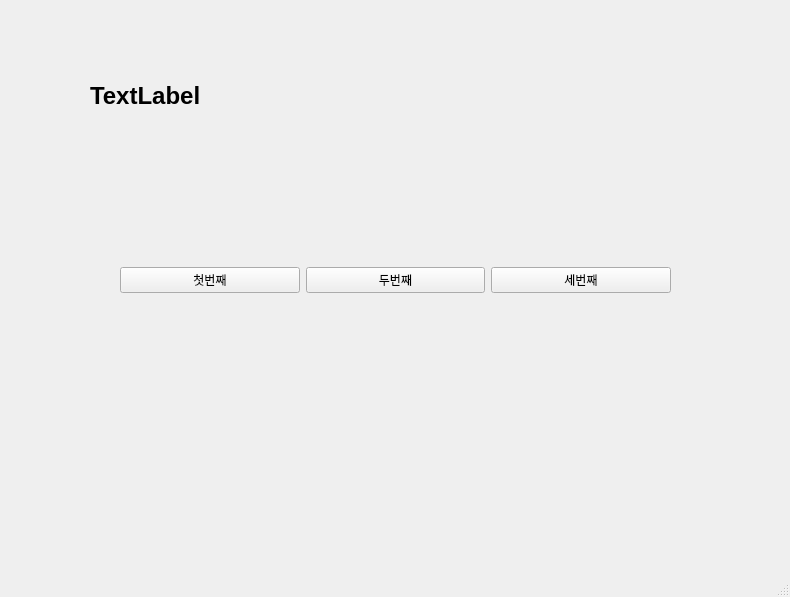
<?xml version="1.0" encoding="UTF-8"?>
<ui version="4.0">
 <class>MainWindow</class>
 <widget class="QMainWindow" name="MainWindow">
  <property name="geometry">
   <rect>
    <x>0</x>
    <y>0</y>
    <width>790</width>
    <height>597</height>
   </rect>
  </property>
  <property name="windowTitle">
   <string>MainWindow</string>
  </property>
  <widget class="QWidget" name="centralwidget">
   <widget class="QWidget" name="horizontalLayoutWidget">
    <property name="geometry">
     <rect>
      <x>120</x>
      <y>240</y>
      <width>551</width>
      <height>80</height>
     </rect>
    </property>
    <layout class="QHBoxLayout" name="horizontalLayout">
     <item>
      <widget class="QPushButton" name="pushButton_2">
       <property name="text">
        <string>첫번째</string>
       </property>
      </widget>
     </item>
     <item>
      <widget class="QPushButton" name="pushButton_3">
       <property name="text">
        <string>두번째</string>
       </property>
      </widget>
     </item>
     <item>
      <widget class="QPushButton" name="pushButton">
       <property name="text">
        <string>세번째</string>
       </property>
      </widget>
     </item>
    </layout>
   </widget>
   <widget class="QLabel" name="label">
    <property name="geometry">
     <rect>
      <x>90</x>
      <y>70</y>
      <width>621</width>
      <height>51</height>
     </rect>
    </property>
    <property name="font">
     <font>
      <pointsize>18</pointsize>
      <bold>true</bold>
     </font>
    </property>
    <property name="text">
     <string>TextLabel</string>
    </property>
   </widget>
  </widget>
  <widget class="QMenuBar" name="menubar">
   <property name="geometry">
    <rect>
     <x>0</x>
     <y>0</y>
     <width>790</width>
     <height>33</height>
    </rect>
   </property>
  </widget>
  <widget class="QStatusBar" name="statusbar"/>
 </widget>
 <resources/>
 <connections>
  <connection>
   <sender>pushButton_2</sender>
   <signal>clicked()</signal>
   <receiver>MainWindow</receiver>
   <slot>firstClick()</slot>
   <hints>
    <hint type="sourcelabel">
     <x>203</x>
     <y>317</y>
    </hint>
    <hint type="destinationlabel">
     <x>208</x>
     <y>377</y>
    </hint>
   </hints>
  </connection>
  <connection>
   <sender>pushButton_3</sender>
   <signal>clicked()</signal>
   <receiver>MainWindow</receiver>
   <slot>secondClick()</slot>
   <hints>
    <hint type="sourcelabel">
     <x>385</x>
     <y>320</y>
    </hint>
    <hint type="destinationlabel">
     <x>389</x>
     <y>375</y>
    </hint>
   </hints>
  </connection>
  <connection>
   <sender>pushButton</sender>
   <signal>clicked()</signal>
   <receiver>MainWindow</receiver>
   <slot>thirdClick()</slot>
   <hints>
    <hint type="sourcelabel">
     <x>592</x>
     <y>325</y>
    </hint>
    <hint type="destinationlabel">
     <x>589</x>
     <y>363</y>
    </hint>
   </hints>
  </connection>
 </connections>
 <slots>
  <slot>firstClick()</slot>
  <slot>secondClick()</slot>
  <slot>thirdClick()</slot>
 </slots>
</ui>
